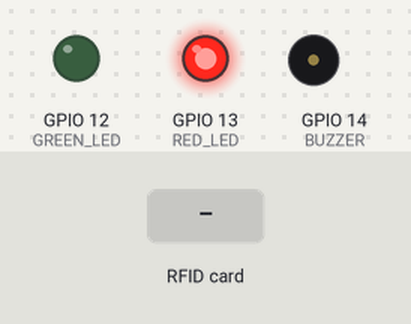
This sketch was run on a simulated ESP32. Shown: output pins drawn as LEDs (lit = HIGH), buzzer (waves = sounding). The test bench sets the inputs (shaded band). WiFi joins after 1.5 s; servers stay silent unless stated; network time is answered at once with the bench clock; uploads are accepted with an empty reply; the local clock reads 2024-03-15 10:24:30 at power-on unless the sketch sets it; what the sketch prints to the serial monitor is not drawn.

Above: at 1.6 s.
At 4.7 s:
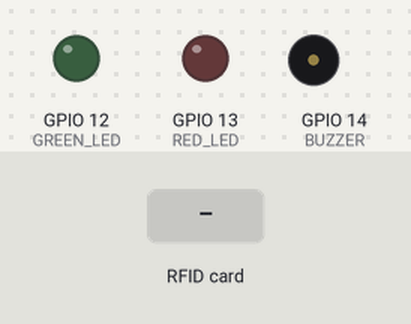
4.8 s: RFID card 5E 7A 19 C4 held to the reader
At 5.8 s:
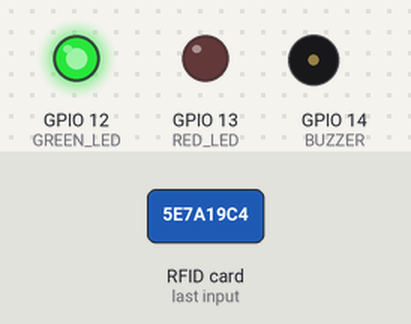
Timing chart, 0 to 7.8 s (numbered marks = the images above; inputs shaded):
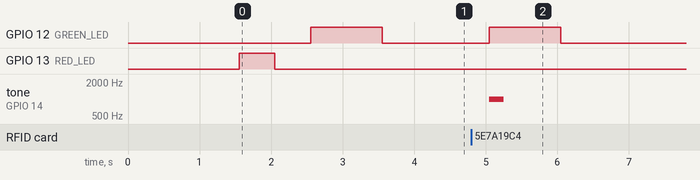

Measured:
- after the input at 4.8 s, GPIO 12 (GREEN_LED): LOW → HIGH after 0.25 s, → LOW 1.0 s later; tone on GPIO 14 (BUZZER): silent → 1000 Hz after 0.25 s, → silent 0.20 s later

The sketch:

attendance_system.ino
```cpp
#include <WiFi.h>
#include <HTTPClient.h>
#include <SPI.h>
#include <MFRC522.h>
#include <ArduinoJson.h>
#include <NTPClient.h>
#include <WiFiUdp.h>

// Network credentials
const char* ssid = "YOUR_WIFI_SSID";
const char* password = "YOUR_WIFI_PASSWORD";

// Server details
const char* serverUrl = "http://your-server-ip:3000/api/attendance";
const char* deviceId = "ESP32-001";

// RFID
#define SS_PIN    5  // ESP32 pin GPIO5
#define RST_PIN   27 // ESP32 pin GPIO27
MFRC522 rfid(SS_PIN, RST_PIN);

// NTP Client for getting accurate time
WiFiUDP ntpUDP;
NTPClient timeClient(ntpUDP, "pool.ntp.org");

// LED Pins
#define GREEN_LED 12
#define RED_LED   13
#define BUZZER    14

// Variables
String lastReadTag = "";
unsigned long lastReadTime = 0;
const int cooldownPeriod = 5000; // 5 seconds cooldown between readings

void setup() {
  // Initialize serial communication
  Serial.begin(115200);
  delay(1000);
  Serial.println("\nESP32 Attendance System");

  // Initialize LED pins
  pinMode(GREEN_LED, OUTPUT);
  pinMode(RED_LED, OUTPUT);
  pinMode(BUZZER, OUTPUT);

  // Turn off all
  digitalWrite(GREEN_LED, LOW);
  digitalWrite(RED_LED, LOW);
  digitalWrite(BUZZER, LOW);

  // Initialize RFID reader
  SPI.begin();
  rfid.PCD_Init();
  Serial.print("RFID Reader: ");
  rfid.PCD_DumpVersionToSerial();

  // Connect to WiFi
  WiFi.begin(ssid, password);
  Serial.print("Connecting to WiFi");

  while (WiFi.status() != WL_CONNECTED) {
    delay(500);
    Serial.print(".");
    // Blink red LED while connecting
    digitalWrite(RED_LED, !digitalRead(RED_LED));
  }

  digitalWrite(RED_LED, LOW);
  digitalWrite(GREEN_LED, HIGH);
  delay(1000);
  digitalWrite(GREEN_LED, LOW);

  Serial.println("");
  Serial.println("WiFi connected");
  Serial.println("IP address: ");
  Serial.println(WiFi.localIP());

  // Initialize time client
  timeClient.begin();
  timeClient.setTimeOffset(0); // Set your timezone offset in seconds
}

void loop() {
  // Update NTP client
  timeClient.update();

  // Check WiFi connection status
  if (WiFi.status() != WL_CONNECTED) {
    Serial.println("WiFi connection lost. Reconnecting...");
    reconnectWiFi();
  }

  // Check if a new card is present
  if (rfid.PICC_IsNewCardPresent() && rfid.PICC_ReadCardSerial()) {
    // Get current time
    unsigned long currentTime = millis();

    // Extract RFID tag ID
    String tagID = "";
    for (byte i = 0; i < rfid.uid.size; i++) {
      tagID.concat(String(rfid.uid.uidByte[i] < 0x10 ? "0" : ""));
      tagID.concat(String(rfid.uid.uidByte[i], HEX));
    }
    tagID.toUpperCase();

    // Check if it's a new tag or if enough time has passed
    if (tagID != lastReadTag || (currentTime - lastReadTime) > cooldownPeriod) {
      Serial.print("RFID Tag detected: ");
      Serial.println(tagID);

      // Update last read tag and time
      lastReadTag = tagID;
      lastReadTime = currentTime;

      // Send attendance data to server
      if (sendAttendanceData(tagID)) {
        // Success indication
        digitalWrite(GREEN_LED, HIGH);
        tone(BUZZER, 1000, 200);
        delay(1000);
        digitalWrite(GREEN_LED, LOW);
      } else {
        // Error indication
        digitalWrite(RED_LED, HIGH);
        tone(BUZZER, 400, 500);
        delay(1000);
        digitalWrite(RED_LED, LOW);
      }
    }

    // Halt PICC
    rfid.PICC_HaltA();
    // Stop encryption on PCD
    rfid.PCD_StopCrypto1();
  }

  delay(100);
}

bool sendAttendanceData(String rfidTag) {
  // Only proceed if WiFi is connected
  if (WiFi.status() != WL_CONNECTED) {
    Serial.println("WiFi not connected. Cannot send data.");
    return false;
  }

  HTTPClient http;

  Serial.print("Connecting to server: ");
  Serial.println(serverUrl);

  // Configure HTTP client
  http.begin(serverUrl);
  http.addHeader("Content-Type", "application/json");

  // Create JSON document
  StaticJsonDocument<200> doc;
  doc["studentId"] = rfidTag; // In a real system, you might map RFID to student ID
  doc["timestamp"] = timeClient.getFormattedDate();
  doc["deviceId"] = deviceId;

  // Serialize JSON
  String jsonPayload;
  serializeJson(doc, jsonPayload);

  Serial.print("Sending JSON payload: ");
  Serial.println(jsonPayload);

  // Send the request
  int httpResponseCode = http.POST(jsonPayload);

  // Check response
  if (httpResponseCode > 0) {
    String response = http.getString();
    Serial.print("HTTP Response code: ");
    Serial.println(httpResponseCode);
    Serial.print("Response: ");
    Serial.println(response);

    http.end();
    return true;
  } else {
    Serial.print("Error on HTTP request. Error code: ");
    Serial.println(httpResponseCode);

    http.end();
    return false;
  }
}

void reconnectWiFi() {
  // Attempt to reconnect to WiFi
  WiFi.disconnect();
  delay(1000);
  WiFi.begin(ssid, password);

  Serial.print("Reconnecting to WiFi");

  // Wait for reconnection with timeout
  int timeout = 0;
  while (WiFi.status() != WL_CONNECTED && timeout < 20) {
    delay(500);
    Serial.print(".");
    digitalWrite(RED_LED, !digitalRead(RED_LED));
    timeout++;
  }

  if (WiFi.status() == WL_CONNECTED) {
    digitalWrite(RED_LED, LOW);
    digitalWrite(GREEN_LED, HIGH);
    delay(1000);
    digitalWrite(GREEN_LED, LOW);

    Serial.println("");
    Serial.println("WiFi reconnected");
    Serial.println("IP address: ");
    Serial.println(WiFi.localIP());
  } else {
    Serial.println("");
    Serial.println("Failed to reconnect to WiFi");
  }
}
```
